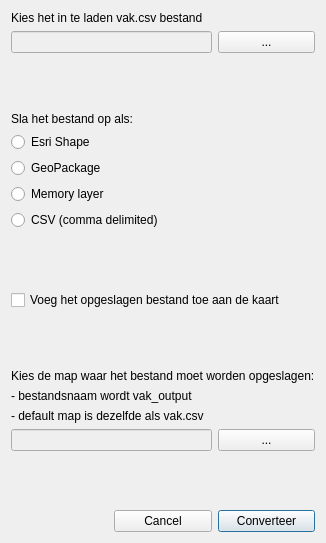
<?xml version="1.0" encoding="UTF-8"?>
<ui version="4.0">
 <class>LoadVakCsvDialogBase</class>
 <widget class="QDialog" name="LoadVakCsvDialogBase">
  <property name="geometry">
   <rect>
    <x>0</x>
    <y>0</y>
    <width>291</width>
    <height>543</height>
   </rect>
  </property>
  <property name="windowTitle">
   <string>Load Vak CSV</string>
  </property>
  <layout class="QGridLayout" name="gridLayout">
   <item row="10" column="0">
    <spacer name="verticalSpacer_4">
     <property name="orientation">
      <enum>Qt::Vertical</enum>
     </property>
     <property name="sizeHint" stdset="0">
      <size>
       <width>0</width>
       <height>0</height>
      </size>
     </property>
    </spacer>
   </item>
   <item row="18" column="2">
    <widget class="QPushButton" name="converteer">
     <property name="text">
      <string>Converteer</string>
     </property>
    </widget>
   </item>
   <item row="3" column="0">
    <spacer name="verticalSpacer_3">
     <property name="orientation">
      <enum>Qt::Vertical</enum>
     </property>
     <property name="sizeHint" stdset="0">
      <size>
       <width>0</width>
       <height>0</height>
      </size>
     </property>
    </spacer>
   </item>
   <item row="2" column="2">
    <widget class="QPushButton" name="loadFile">
     <property name="text">
      <string>...</string>
     </property>
    </widget>
   </item>
   <item row="13" column="0" colspan="3">
    <widget class="QLabel" name="label_2">
     <property name="text">
      <string>Kies de map waar het bestand moet worden opgeslagen:</string>
     </property>
    </widget>
   </item>
   <item row="16" column="2">
    <widget class="QPushButton" name="outputMap">
     <property name="text">
      <string>...</string>
     </property>
    </widget>
   </item>
   <item row="17" column="0">
    <spacer name="verticalSpacer_2">
     <property name="orientation">
      <enum>Qt::Vertical</enum>
     </property>
     <property name="sizeHint" stdset="0">
      <size>
       <width>0</width>
       <height>0</height>
      </size>
     </property>
    </spacer>
   </item>
   <item row="12" column="0">
    <spacer name="verticalSpacer">
     <property name="orientation">
      <enum>Qt::Vertical</enum>
     </property>
     <property name="sizeHint" stdset="0">
      <size>
       <width>0</width>
       <height>0</height>
      </size>
     </property>
    </spacer>
   </item>
   <item row="1" column="0" colspan="3">
    <widget class="QLabel" name="label">
     <property name="text">
      <string>Kies het in te laden vak.csv bestand</string>
     </property>
    </widget>
   </item>
   <item row="18" column="1">
    <widget class="QPushButton" name="cancel">
     <property name="text">
      <string>Cancel</string>
     </property>
    </widget>
   </item>
   <item row="16" column="0" colspan="2">
    <widget class="QLineEdit" name="outputFile">
     <property name="enabled">
      <bool>false</bool>
     </property>
    </widget>
   </item>
   <item row="2" column="0" colspan="2">
    <widget class="QLineEdit" name="inputFile">
     <property name="enabled">
      <bool>false</bool>
     </property>
    </widget>
   </item>
   <item row="11" column="0" colspan="3">
    <widget class="QCheckBox" name="addtomap">
     <property name="text">
      <string>Voeg het opgeslagen bestand toe aan de kaart</string>
     </property>
    </widget>
   </item>
   <item row="9" column="0" colspan="2">
    <widget class="QRadioButton" name="csv">
     <property name="text">
      <string>CSV (comma delimited)</string>
     </property>
    </widget>
   </item>
   <item row="5" column="0" colspan="2">
    <widget class="QLabel" name="label_3">
     <property name="text">
      <string>Sla het bestand op als:</string>
     </property>
    </widget>
   </item>
   <item row="7" column="0" colspan="2">
    <widget class="QRadioButton" name="geopackage">
     <property name="text">
      <string>GeoPackage</string>
     </property>
    </widget>
   </item>
   <item row="6" column="0" colspan="2">
    <widget class="QRadioButton" name="shape">
     <property name="text">
      <string>Esri Shape</string>
     </property>
    </widget>
   </item>
   <item row="8" column="0" colspan="2">
    <widget class="QRadioButton" name="memory">
     <property name="text">
      <string>Memory layer</string>
     </property>
    </widget>
   </item>
   <item row="14" column="0" colspan="3">
    <widget class="QLabel" name="label_4">
     <property name="text">
      <string>- bestandsnaam wordt vak_output</string>
     </property>
    </widget>
   </item>
   <item row="15" column="0" colspan="3">
    <widget class="QLabel" name="label_5">
     <property name="text">
      <string>- default map is dezelfde als vak.csv</string>
     </property>
    </widget>
   </item>
  </layout>
 </widget>
 <resources/>
 <connections/>
</ui>
